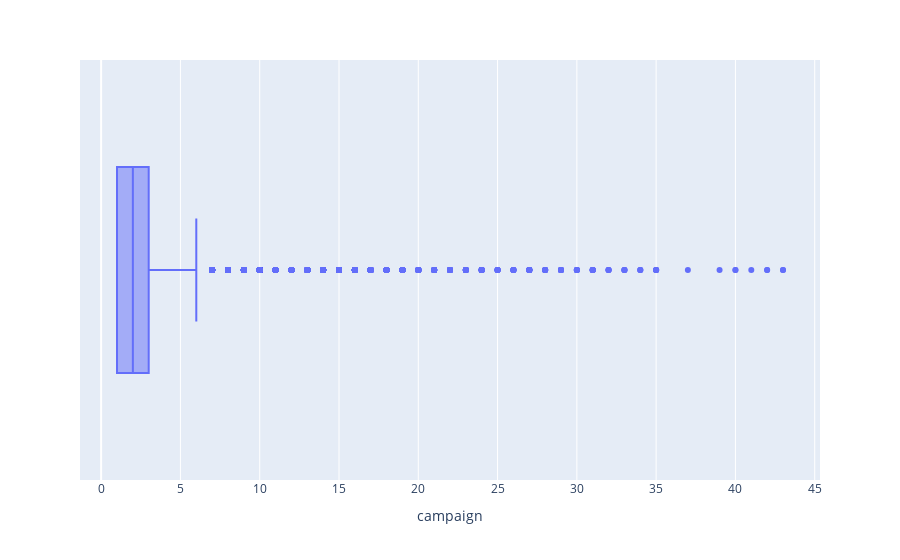

This figure's notebook cell:
### Markdown cell above
### campaign

### Code cell
# boxplot for campaign
fig=px.box(df_copy, x="campaign")
fig.show()
# we will try to use log transformation if robust scaler is not working

### Figure 1 — Plotly figure (JSON) as saved in the notebook; plotly's stock layout.template omitted (floating-point values rounded to 4 significant figures; data arrays with more than 128 entries replaced by an {"elided": "..."} marker saying what was removed)
{"data": [{"alignmentgroup": "True", "hovertemplate": "campaign=%{x}<extra></extra>", "legendgroup": "", "marker": {"color": "#636efa"}, "name": "", "notched": false, "offsetgroup": "", "orientation": "h", "showlegend": false, "type": "box", "x": {"elided": "38245 int values"}, "x0": " ", "xaxis": "x", "y0": " ", "yaxis": "y"}], "layout": {"boxmode": "group", "legend": {"tracegroupgap": 0}, "margin": {"t": 60}, "xaxis": {"anchor": "y", "domain": [0, 1], "title": {"text": "campaign"}}, "yaxis": {"anchor": "x", "domain": [0, 1]}}}
